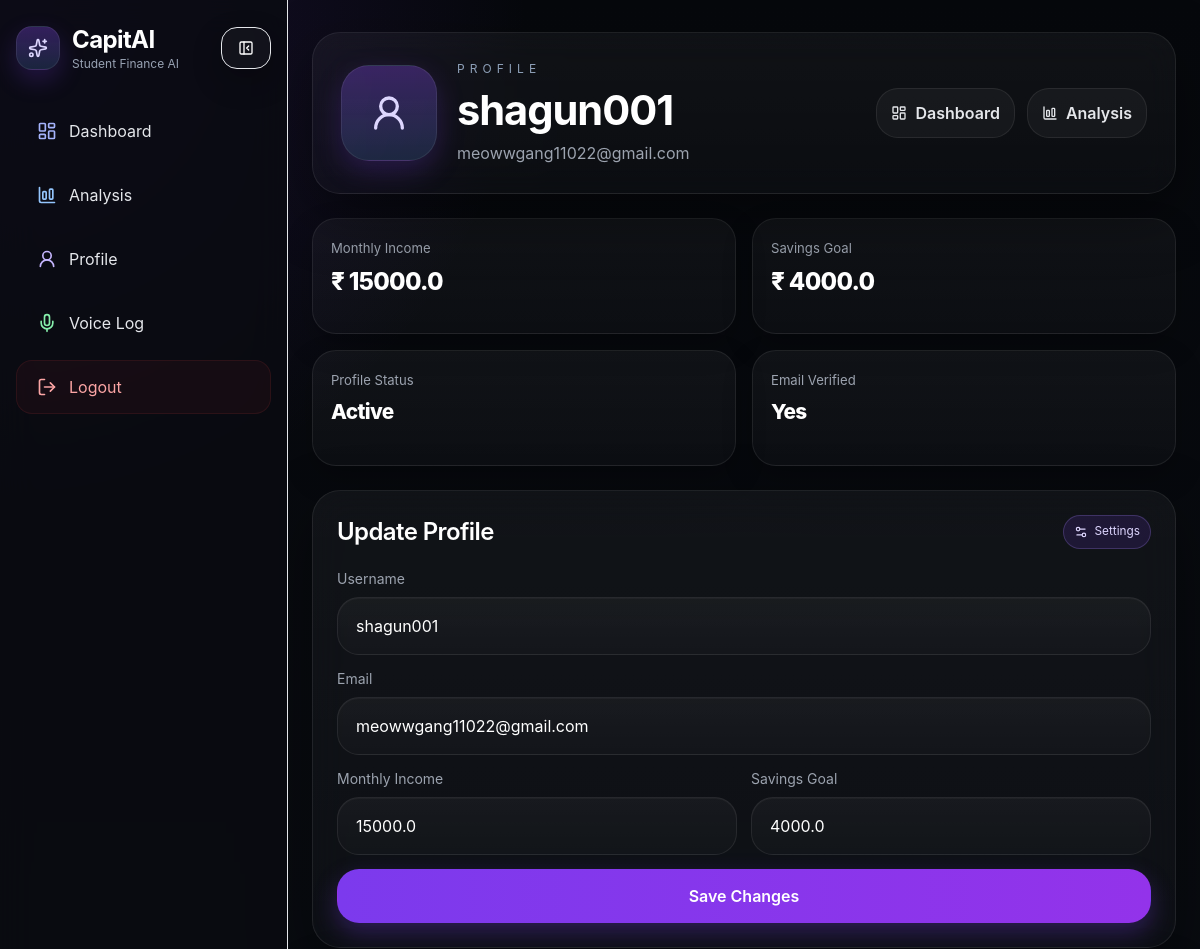
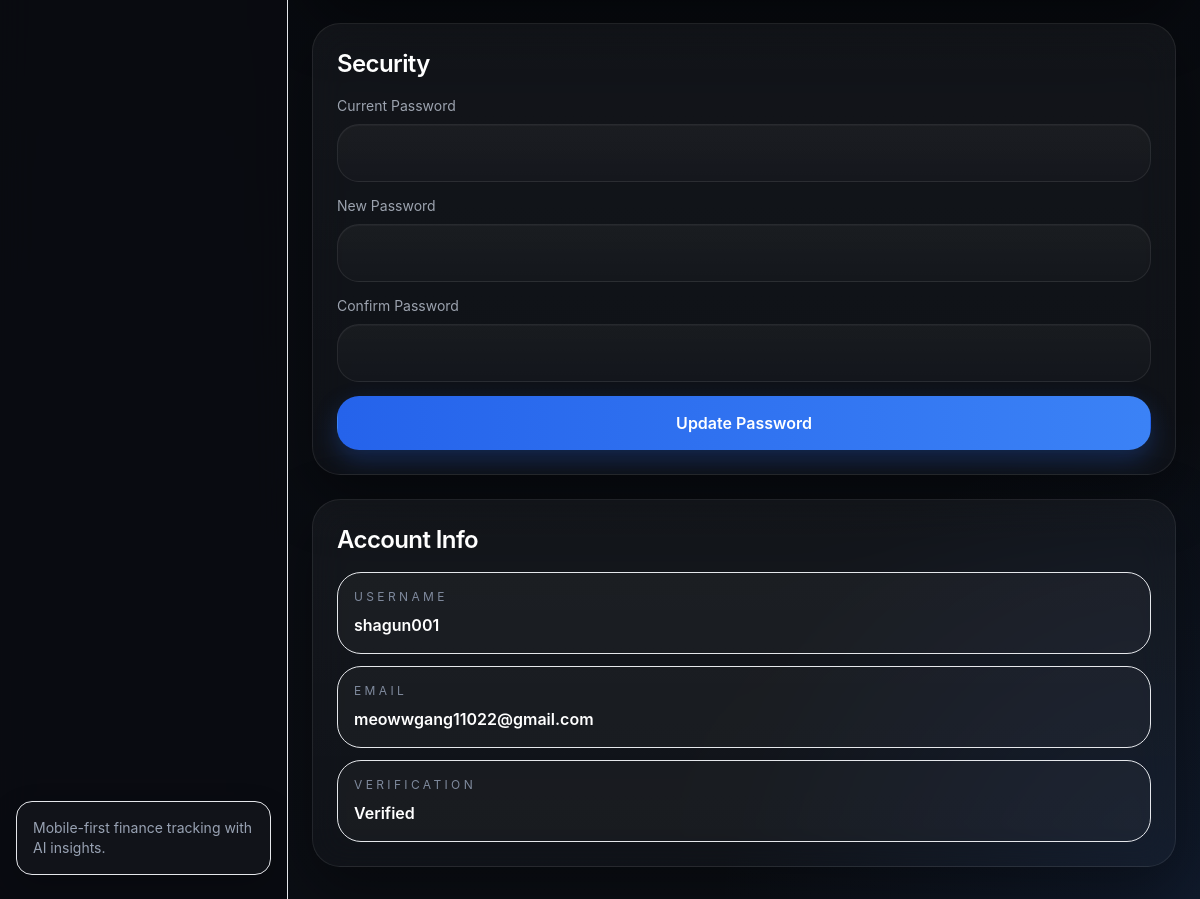
Screenshot of /profile (signed in) with the database file from the repository (2 pictures, top to bottom).
### tables this page shows
CREATE TABLE users (
            id INTEGER PRIMARY KEY AUTOINCREMENT,
            username TEXT NOT NULL,
            email TEXT NOT NULL UNIQUE,
            password TEXT NOT NULL,
            monthly_income REAL DEFAULT 0,
            savings_goal REAL DEFAULT 0,
            email_verified INTEGER DEFAULT 0,
            created_at TEXT DEFAULT CURRENT_TIMESTAMP
        );

### app.py (the view, shortened to what this page needs)
@app.route("/profile", methods=["GET", "POST"])
def profile():
    if not require_login():
        return redirect(url_for("login"))
    user_id = session["user_id"]
    error = None
    success = None
    user = get_user_profile(user_id)
    if not user:
        session.clear()
        return redirect(url_for("login"))
    return render_template("profile.html", user=user, error=error, success=success)

### app.py (called while the page is built)
def require_login():
    return session.get("user_id") is not None

### database.py (called while the page is built)
def get_connection():
    conn = sqlite3.connect(DB_NAME)
    conn.row_factory = sqlite3.Row
    return conn

def get_user_profile(user_id):
    conn = get_connection()
    cur = conn.cursor()
    cur.execute("SELECT * FROM users WHERE id = ?", (user_id,))
    row = cur.fetchone()
    conn.close()
    return dict(row) if row else None

### templates/profile.html (shortened to what this page needs)
{% extends "base.html" %}
{% block content %}
<div class="w-full max-w-[1200px] mx-auto px-4 sm:px-5 md:px-6 xl:px-8 pt-5 sm:pt-6 lg:pt-8 pb-28 lg:pb-8">
    <div class="space-y-5 sm:space-y-6">
        <section class="premium-card rounded-[28px] p-5 sm:p-6 lg:p-7">
            <div class="flex flex-col gap-5 md:flex-row md:items-center md:justify-between">
                <div class="flex items-center gap-4 sm:gap-5 min-w-0">
                    <div class="w-20 h-20 sm:w-24 sm:h-24 rounded-[28px] premium-icon-box flex items-center justify-center shrink-0 shadow-[0_10px_28px_rgba(124,58,237,0.22)]">
                        <i data-lucide="user-round" class="w-9 h-9 sm:w-10 sm:h-10 text-violet-200"></i>
                    </div>
                    <div class="min-w-0">
                        <p class="text-[11px] sm:text-xs uppercase tracking-[0.42em] text-[#8ea0b8] mb-2">Profile</p>
                        <h1 class="text-[1.8rem] sm:text-[2.2rem] lg:text-[2.6rem] leading-tight font-bold tracking-tight truncate">
                            {{ user.username }}
                        </h1>
                        <p class="mt-1 text-sm sm:text-base text-[#9ca3af] break-all">
                            {{ user.email }}
                        </p>
                    </div>
                </div>
                <div class="flex flex-wrap gap-3">
                    <a href="{{ url_for('dashboard') }}" class="premium-chip-button">
                        <i data-lucide="layout-dashboard" class="w-4 h-4"></i>
                        <span>Dashboard</span>
                    </a>
                    <a href="{{ url_for('analysis') }}" class="premium-chip-button">
                        <i data-lucide="chart-column-big" class="w-4 h-4"></i>
                        <span>Analysis</span>
                    </a>
                </div>
            </div>
        </section>
        <section class="grid grid-cols-2 xl:grid-cols-4 gap-3 sm:gap-4">
            <div class="premium-stat-card">
                <p class="premium-stat-label">Monthly Income</p>
                <h3 class="premium-stat-value">₹ {{ user.monthly_income or 0 }}</h3>
            </div>
            <div class="premium-stat-card">
                <p class="premium-stat-label">Savings Goal</p>
                <h3 class="premium-stat-value">₹ {{ user.savings_goal or 0 }}</h3>
            </div>
            <div class="premium-stat-card">
                <p class="premium-stat-label">Profile Status</p>
                <h3 class="premium-stat-value text-[1.1rem] sm:text-[1.3rem]">Active</h3>
            </div>
            <div class="premium-stat-card">
                <p class="premium-stat-label">Email Verified</p>
                <h3 class="premium-stat-value text-[1.1rem] sm:text-[1.3rem]">
                    {% if user.email_verified %}
                        Yes
                    {% else %}
                        No
                    {% endif %}
                </h3>
            </div>
        </section>
        <section class="grid grid-cols-1 xl:grid-cols-12 gap-4 sm:gap-5 lg:gap-6">
            <div class="xl:col-span-7">
                <div class="premium-card rounded-[28px] p-5 sm:p-6">
                    <div class="flex items-center justify-between mb-5">
                        <h2 class="text-xl sm:text-2xl font-semibold tracking-tight">Update Profile</h2>
                        <div class="premium-badge">
                            <i data-lucide="settings-2" class="w-3.5 h-3.5"></i>
                            <span>Settings</span>
                        </div>
                    </div>
                    <form method="POST" class="space-y-3.5">
                        <div>
                            <label class="block text-sm text-[#9ca3af] mb-2">Username</label>
                            <input type="text" name="username" value="{{ user.username }}" class="premium-input" required>
                        </div>
                        <div>
                            <label class="block text-sm text-[#9ca3af] mb-2">Email</label>
                            <input type="email" name="email" value="{{ user.email }}" class="premium-input" required>
                        </div>
                        <div class="grid grid-cols-1 sm:grid-cols-2 gap-3.5">
                            <div>
                                <label class="block text-sm text-[#9ca3af] mb-2">Monthly Income</label>
                                <input type="number" min="0" name="monthly_income" value="{{ user.monthly_income or '' }}" class="premium-input">
                            </div>
                            <div>
                                <label class="block text-sm text-[#9ca3af] mb-2">Savings Goal</label>
                                <input type="number" min="0" name="savings_goal" value="{{ user.savings_goal or '' }}" class="premium-input">
                            </div>
                        </div>
                        <button class="premium-primary-button w-full">Save Changes</button>
                    </form>
                </div>
            </div>
            <div class="xl:col-span-5 space-y-4 sm:space-y-5 lg:space-y-6">
                <div class="premium-card rounded-[28px] p-5 sm:p-6">
                    <div class="flex items-center justify-between mb-4">
                        <h2 class="text-xl sm:text-2xl font-semibold tracking-tight">Security</h2>
                    </div>
                    <form method="POST" class="space-y-3.5">
                        <div>
                            <label class="block text-sm text-[#9ca3af] mb-2">Current Password</label>
                            <input type="password" name="current_password" class="premium-input" required>
                        </div>
                        <div>
                            <label class="block text-sm text-[#9ca3af] mb-2">New Password</label>
                            <input type="password" name="new_password" class="premium-input" required>
                        </div>
                        <div>
                            <label class="block text-sm text-[#9ca3af] mb-2">Confirm Password</label>
                            <input type="password" name="confirm_password" class="premium-input" required>
                        </div>
                        <button class="premium-secondary-button w-full">Update Password</button>
                    </form>
                </div>
                <div class="premium-card rounded-[28px] p-5 sm:p-6">
                    <div class="flex items-center justify-between mb-4">
                        <h2 class="text-xl sm:text-2xl font-semibold tracking-tight">Account Info</h2>
                    </div>
                    <div class="space-y-3">
                        <div class="rounded-3xl border border-white/8 bg-white/[0.03] px-4 py-4">
                            <p class="text-xs uppercase tracking-[0.28em] text-[#7f8a9d] mb-2">Username</p>
                            <p class="text-white font-semibold break-all">{{ user.username }}</p>
                        </div>
                        <div class="rounded-3xl border border-white/8 bg-white/[0.03] px-4 py-4">
                            <p class="text-xs uppercase tracking-[0.28em] text-[#7f8a9d] mb-2">Email</p>
                            <p class="text-white font-semibold break-all">{{ user.email }}</p>
                        </div>
                        <div class="rounded-3xl border border-white/8 bg-white/[0.03] px-4 py-4">
                            <p class="text-xs uppercase tracking-[0.28em] text-[#7f8a9d] mb-2">Verification</p>
                            <p class="text-white font-semibold">
                                {% if user.email_verified %}
                                    Verified
                                {% else %}
                                    Pending Verification
                                {% endif %}
                            </p>
                        </div>
                    </div>
                </div>
            </div>
        </section>
    </div>
</div>
{% endblock %}

### static/style.css (style rules this page uses)
:root { --bg-1: #07090d; --bg-2: #0d1118; --panel: rgba(255, 255, 255, 0.045); --panel-2: rgba(255, 255, 255, 0.035); --stroke: rgba(255, 255, 255, 0.08); --text-soft: #9ca3af; --text-muted: #98a2b3; --shadow-main: 0 20px 60px rgba(0, 0, 0, 0.38); --shadow-soft: 0 12px 30px rgba(0, 0, 0, 0.22); }
html, body { margin: 0; padding: 0; min-height: 100%; font-family: Inter, "Segoe UI", sans-serif; background: radial-gradient(circle at top left, rgba(124, 58, 237, 0.20), transparent 26%), radial-gradient(circle at top right, rgba(59, 130, 246, 0.12), transparent 24%), linear-gradient(180deg, var(--bg-1) 0%, var(--bg-2) 100%); color: white; }
* { box-sizing: border-box; }
.premium-app-shell { background: radial-gradient(circle at top left, rgba(124, 58, 237, 0.16), transparent 24%), radial-gradient(circle at bottom right, rgba(59, 130, 246, 0.10), transparent 22%), linear-gradient(180deg, #06080c 0%, #0b0e14 100%); }
.premium-icon-box { background: linear-gradient(180deg, rgba(124, 58, 237, 0.30), rgba(59, 130, 246, 0.15)), rgba(255, 255, 255, 0.04); border: 1px solid rgba(255,255,255,0.08); }
.premium-card { background: linear-gradient(180deg, rgba(255,255,255,0.045), rgba(255,255,255,0.025)); border: 1px solid rgba(255,255,255,0.08); box-shadow: var(--shadow-main); backdrop-filter: blur(18px); -webkit-backdrop-filter: blur(18px); }
.premium-stat-card { background: linear-gradient(180deg, rgba(255,255,255,0.045), rgba(255,255,255,0.025)); border: 1px solid rgba(255,255,255,0.08); border-radius: 24px; padding: 18px 16px; box-shadow: var(--shadow-soft); min-height: 110px; }
.premium-stat-label { color: var(--text-soft); font-size: 0.82rem; margin: 0 0 10px 0; }
.premium-stat-value { margin: 0; font-size: clamp(1.5rem, 2vw, 2.2rem); font-weight: 800; letter-spacing: -0.03em; line-height: 1.1; }
.premium-input, .premium-textarea, .premium-select { width: 100%; border-radius: 22px; border: 1px solid rgba(255,255,255,0.08); background: linear-gradient(180deg, rgba(255,255,255,0.04), rgba(255,255,255,0.02)); color: #fff; padding: 15px 16px; outline: none; transition: 0.2s ease; box-shadow: inset 0 1px 0 rgba(255,255,255,0.03); }
.premium-input::placeholder, .premium-textarea::placeholder { color: #8f99aa; }
.premium-primary-button, .premium-secondary-button, .premium-success-button, .premium-warning-button, .premium-muted-button, .premium-send-button, .premium-chip-button { display: inline-flex; align-items: center; justify-content: center; gap: 8px; border-radius: 22px; border: 1px solid transparent; font-weight: 600; transition: 0.2s ease; cursor: pointer; text-decoration: none; }
.premium-primary-button { background: linear-gradient(90deg, #7c3aed, #9333ea); color: white; padding: 14px 18px; box-shadow: 0 10px 24px rgba(124, 58, 237, 0.30); }
.premium-secondary-button { background: linear-gradient(90deg, #2563eb, #3b82f6); color: white; padding: 14px 18px; box-shadow: 0 10px 24px rgba(37, 99, 235, 0.28); }
.premium-chip-button { background: rgba(255,255,255,0.04); border: 1px solid rgba(255,255,255,0.08); color: #e5e7eb; padding: 12px 14px; min-height: 46px; }
.premium-badge { display: inline-flex; align-items: center; gap: 6px; border-radius: 999px; padding: 7px 10px; font-size: 0.74rem; color: #ddd6fe; background: rgba(124, 58, 237, 0.14); border: 1px solid rgba(167, 139, 250, 0.24); }
@media (min-width: 640px) { .premium-stat-card { padding: 20px 18px; min-height: 116px; } }
@media (min-width: 640px) { .premium-input, .premium-textarea, .premium-select { padding: 16px 18px; } }
body { -webkit-tap-highlight-color: transparent; }
a, button { touch-action: manipulation; }
.premium-primary-button, .premium-secondary-button, .premium-success-button, .premium-warning-button, .premium-muted-button, .premium-chip-button, .premium-send-button, .mobile-nav-item, .premium-nav-link { user-select: none; -webkit-user-select: none; }
.premium-input, .premium-textarea, .premium-select { font-size: 16px; }
.premium-card, .premium-stat-card, .premium-log-card, .premium-upload-box { overflow: hidden; }
.premium-card h1, .premium-card h2, .premium-card h3, .premium-stat-value { word-break: break-word; }

### templates/base.html (style rules this page uses)
input[type=number] { -moz-appearance: textfield; appearance: textfield; }
html { scroll-behavior: smooth; }

### rows the page displays
users: username "shagun001", email "meowwgang11022@gmail.com", monthly_income "15000.0", savings_goal "4000.0"
